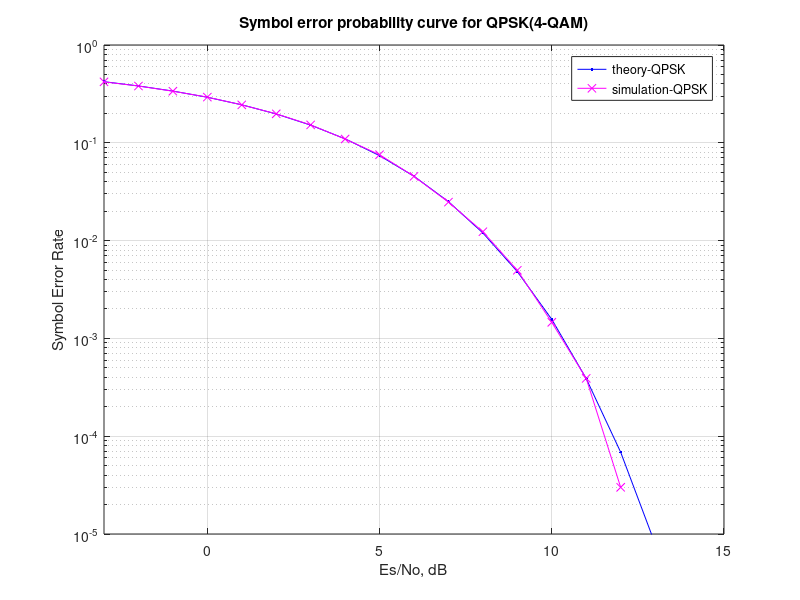

Write MATLAB code to recreate this figure.
%%%%%%%%%%%%%%%%%%%%%%%%%%%%%%%%%%%%%%%%%%%%%
% Creative Commons
% Attribution-Noncommercial 2.5 India
% You are free:
% to Share — to copy, distribute and transmit the work
% to Remix — to adapt the work
% Under the following conditions:
% Attribution. You must attribute the work in the manner 
% specified by the author or licensor (but not in any way 
% that suggests that they endorse you or your use of the work). 
% Noncommercial. You may not use this work for commercial purposes. 
% For any reuse or distribution, you must make clear to others the 
% license terms of this work. The best way to do this is with a 
% link to this web page.
% Any of the above conditions can be waived if you get permission 
% from the copyright holder.
% Nothing in this license impairs or restricts the author's moral rights.
% http://creativecommons.org/licenses/by-nc/2.5/in/

% Script for simulating QPSK(4-QAM) transmission and reception and compare the 
% simulated and theoretical symbol error probability

% Checked for proper operation with Octave Version 3.0.0
% Author	: Krishna
% Email		: krishna@dsplog.com
% Version	: 1.0
% Date		: 16 February 2007
% %%%%%%%%%%%%%%%%%%%%%%%%%%%%%%%%%%%%%%%%%%%%%%%%%%%%%%%%%%

% symbol error rate for QPSK(4-QAM) modulation

clear
N = 10^5; % number of symbols
Es_N0_dB = [-3:20]; % multiple Eb/N0 values
ipHat = zeros(1,N);
for ii = 1:length(Es_N0_dB)
ip = (2*(rand(1,N)>0.5)-1) + j*(2*(rand(1,N)>0.5)-1); %
s = (1/sqrt(2))*ip; % normalization of energy to 1
n = 1/sqrt(2)*[randn(1,N) + j*randn(1,N)]; % white guassian noise, 0dB variance

y = s + 10^(-Es_N0_dB(ii)/20)*n; % additive white gaussian noise

% demodulation
y_re = real(y); % real
y_im = imag(y); % imaginary
ipHat(find(y_re < 0 & y_im < 0)) = -1 + -1*j;
ipHat(find(y_re >= 0 & y_im > 0)) = 1 + 1*j;
ipHat(find(y_re < 0 & y_im >= 0)) = -1 + 1*j;
ipHat(find(y_re >= 0 & y_im < 0)) = 1 - 1*j;

nErr(ii) = size(find([ip- ipHat]),2); % couting the number of errors
end

simSer_QPSK = nErr/N;
theorySer_QPSK = erfc(sqrt(0.5*(10.^(Es_N0_dB/10)))) - (1/4)*(erfc(sqrt(0.5*(10.^(Es_N0_dB/10))))).^2;

close all
figure
semilogy(Es_N0_dB,theorySer_QPSK,'b.-');
hold on
semilogy(Es_N0_dB,simSer_QPSK,'mx-');
axis([-3 15 10^-5 1])
grid on
legend('theory-QPSK', 'simulation-QPSK');
xlabel('Es/No, dB')
ylabel('Symbol Error Rate')
title('Symbol error probability curve for QPSK(4-QAM)')


